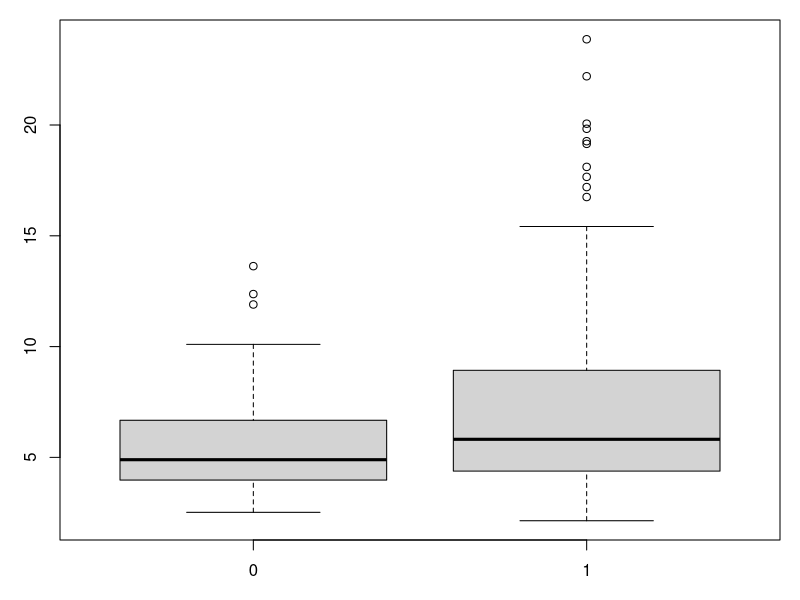
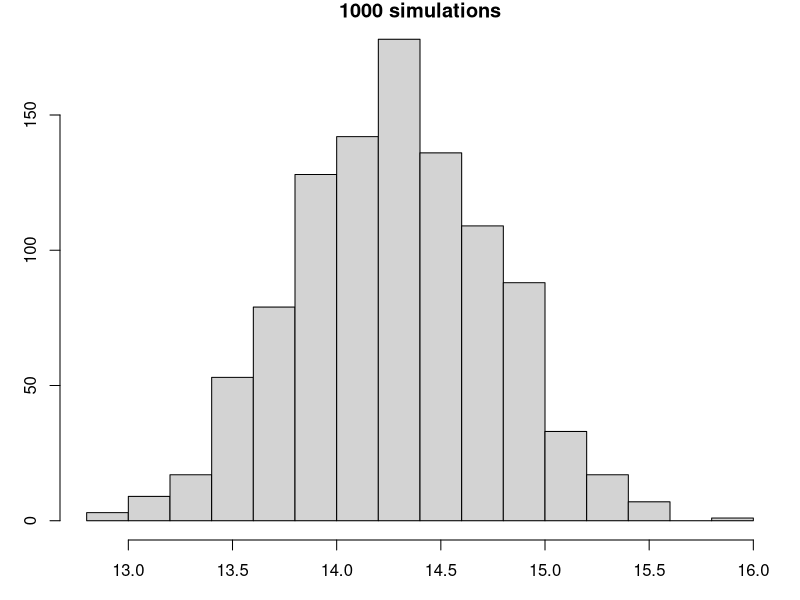
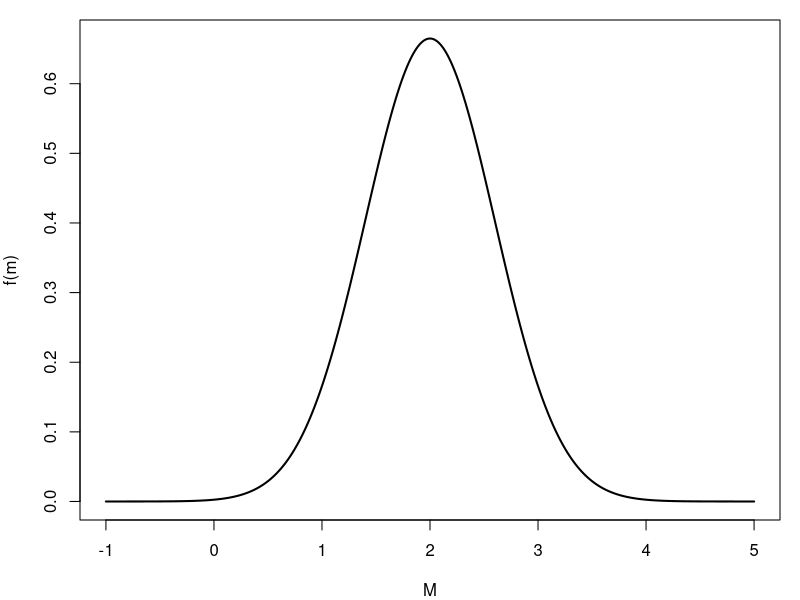
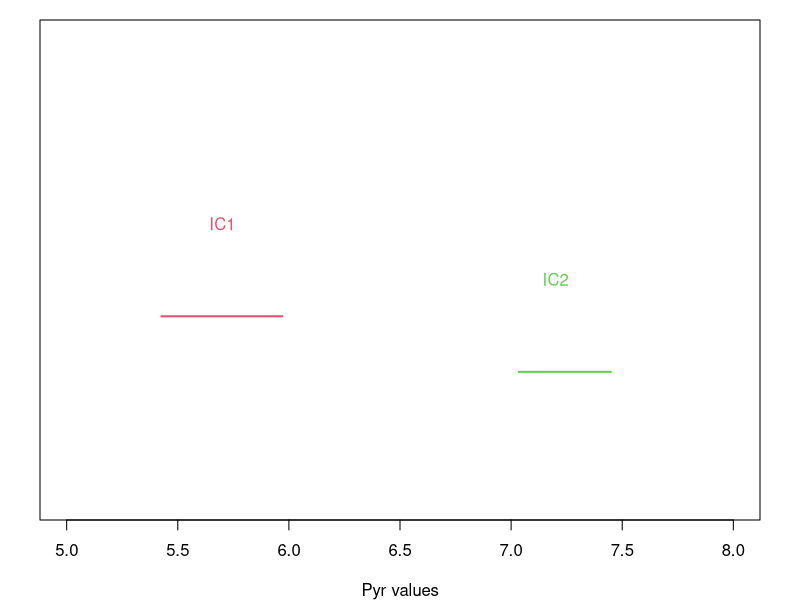
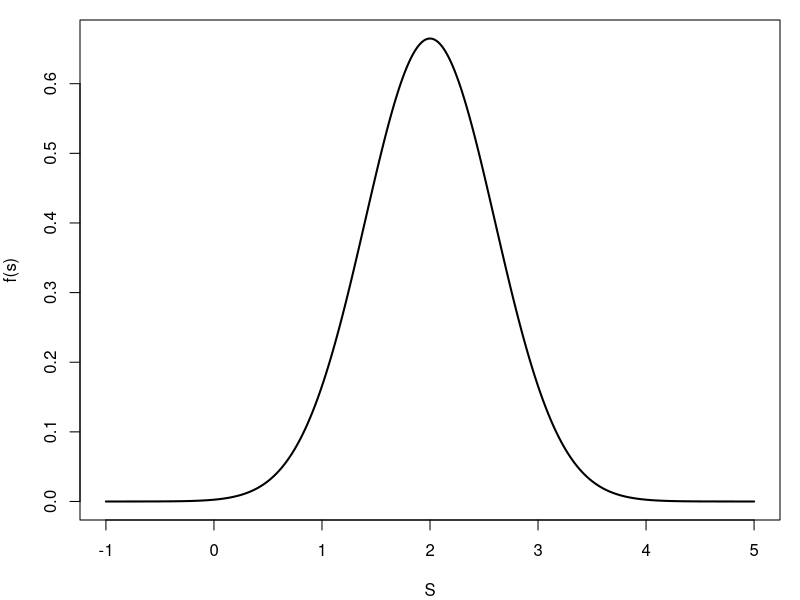
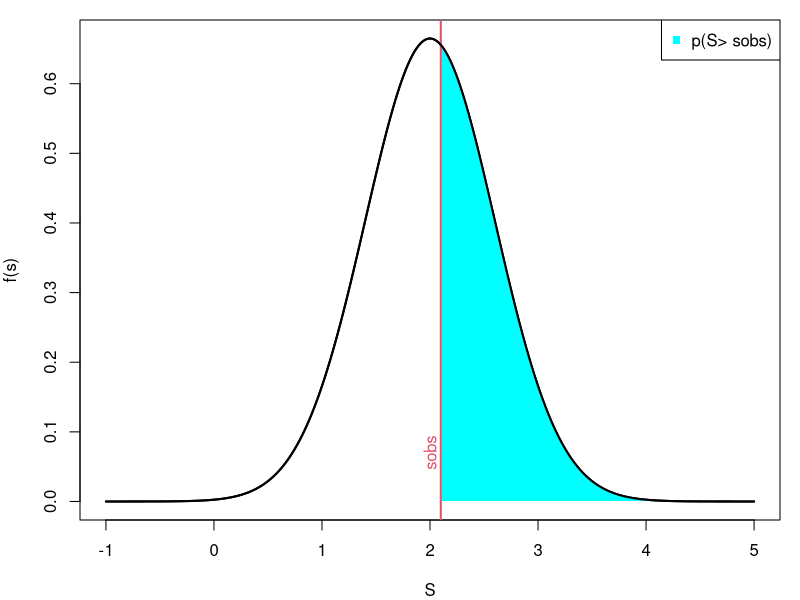
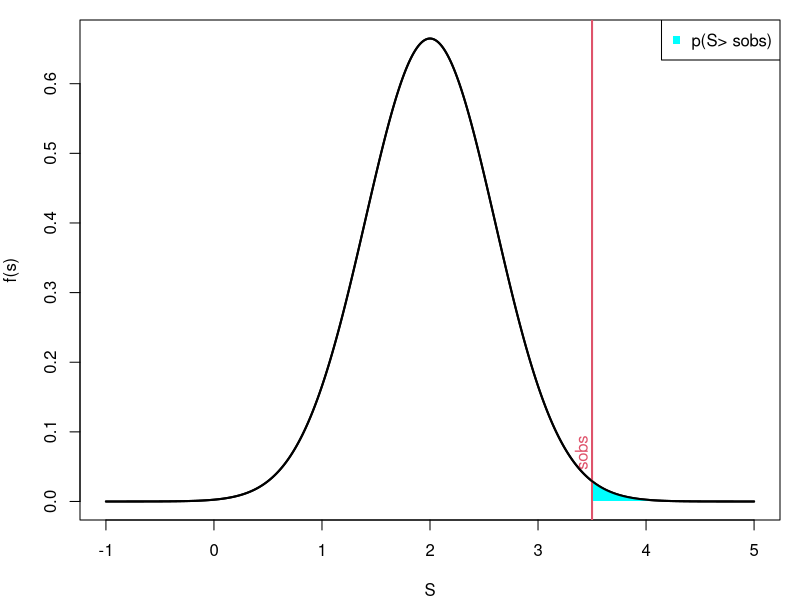
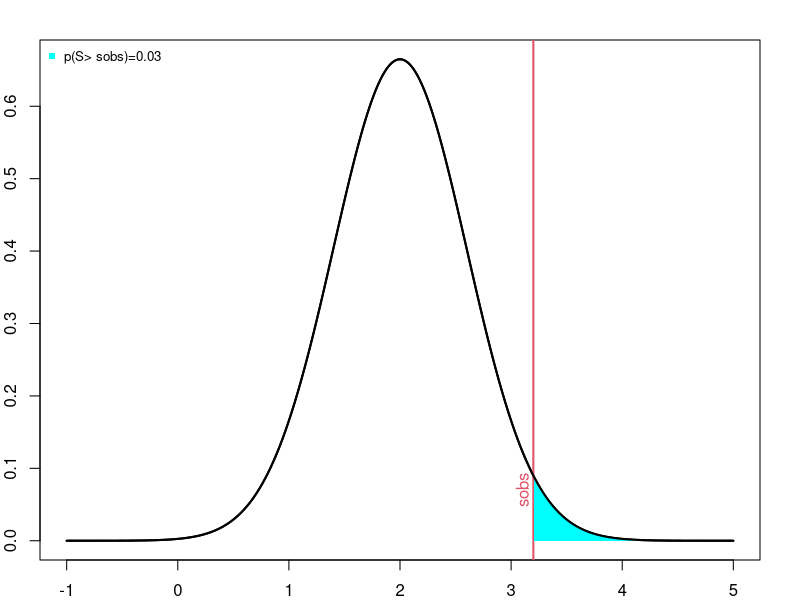

These figures' R source, in order:
## ---- chunk 1
library(knitr)
library(kableExtra)
library(png)
library(grid)
# library(formattable)

options(width = 300)
# options(encoding = 'UTF-8')
knitr::opts_chunk$set(
  fig.width = 7, fig.height = 5, 
  fig.path = 'figures/07_tests_multiples',
  fig.align = "center", 
  size = "tiny", 
  echo = TRUE, eval = TRUE, 
  warning = FALSE, message = FALSE, 
  results = TRUE, comment = "")

options(scipen = 12) ## Max number of digits for non-scientific notation
# knitr::asis_output("\\footnotesize")

## ---- chunk 2
dataMyelom <- read.table("data/myelom.txt", sep="\t", header=T)
dim(dataMyelom)
colnames(dataMyelom)
## ---- chunk 3
str(dataMyelom[,c("diagn", "pyr")])
## ---- chunk 4
table(dataMyelom[,"diagn"])
## ---- chunk 5
ind.sain <- which(dataMyelom[,"diagn"]==0)
pyr0 <- dataMyelom[ind.sain,"pyr"]
## ---- chunk 6
ind.malade <- which(dataMyelom[,"diagn"]==1)
pyr1 <- dataMyelom[ind.malade,"pyr"]
## ---- chunk 7
par(mar=c(3,3,1,1))
boxplot(pyr~diagn, data=dataMyelom)
## ---- chunk 8
by(dataMyelom[,"pyr"], dataMyelom["diagn"], mean)
## ---- chunk 9
by(dataMyelom[,"pyr"], dataMyelom["diagn"], sd)
## ---- chunk 10
nb.simul <- 1000 ; val.mean <- rep(NA, length = nb.simul)
for(i in 1: nb.simul){
  ech <- rnorm(n = 100, mean=14.3, sd = sqrt(24.6)) ;   val.mean[i] <- mean(ech)
}
hist(val.mean,xlab="estimateur de mu", main=paste(nb.simul,"simulations", sep=" "),breaks=20)
## ---- chunk 11
par(mar=c(4,4,1,1))
vx <- seq(-1,5, by=0.01)
vy <- dnorm(vx, mean = 2, sd = 0.6)
plot(vx, vy, type ="l", ylab="f(m)", xlab="M", lwd=2 )
## ---- chunk 12
alpha <- 0.5
borneInf.0 <- mean(pyr0) - qt(1-alpha/2, df=(length(pyr0)-1)) * sqrt(var(pyr0)/length(pyr0)) 
borneSup.0 <- mean(pyr0) + qt(1-alpha/2, df=(length(pyr0)-1)) * sqrt(var(pyr0)/length(pyr0)) 
round(c(borneInf.0, borneSup.0),2)
## ---- chunk 13
borneInf.1 <- mean(pyr1) - qt(1-alpha/2, df=(length(pyr1)-1)) * sqrt(var(pyr1)/length(pyr1)) 
borneSup.1 <- mean(pyr1) + qt(1-alpha/2, df=(length(pyr1)-1)) * sqrt(var(pyr1)/length(pyr1)) 
round(c(borneInf.1, borneSup.1),2)
## ---- chunk 14
par(mar=c(4,2,1,2))
plot(10.5:17.5, 10.5:17.5, type = "n", yaxt="n", ylim = c(16,18.5), ylab="", xlab="Pyr values", xlim=c(5, 8))
segments(borneInf.0,17, borneSup.0, 17, lwd=2, col = 2)
segments(borneInf.1,16.7, borneSup.1, 16.7, lwd=2, col = 3)
text(5.7,17.5,"IC1", col=2)
text(7.2,17.2,"IC2", col=3)
## ---- chunk 15
par(mar=c(4,4,1,1))
vx <- seq(-1,5, by=0.01)
vy <- dnorm(vx, mean = 2, sd = 0.6)
plot(vx, vy, type ="l", ylab="f(s)", xlab="S", lwd=2 )
## ---- chunk 16
par(mar=c(4,4,1,1))
vx <- seq(-1,5, by=0.01)
vy <- dnorm(vx, mean = 2, sd = 0.6)
plot(vx, vy, type ="l", ylab="f(s)", xlab="S", lwd=2 )
abline(v=2.1, col = 2, lwd=2)
text(2, 0.07, "sobs", col=2, srt=90)
  
bons = which(vx > 2.1)
x.bons <- vx[bons]
y.bons <- vy[bons]
  
polycurve <- function(x, y, base.y = min(y), ...) {
polygon(x = c(min(x), x, max(x)), y = c(base.y, y, base.y), ...)
}
  
polycurve(x = x.bons, y=y.bons, base.y = 0, col = 'cyan' , border=NA)
lines(vx,vy, lwd=2)
legend("topright", "p(S> sobs)", pch=15, col="cyan", cex=1)
## ---- chunk 17
par(mar=c(4,4,1,1))
vx <- seq(-1,5, by=0.01)
vy <- dnorm(vx, mean = 2, sd = 0.6)
plot(vx, vy, type ="l", ylab="f(s)", xlab="S", lwd=2 )
abline(v=3.5, col = 2, lwd=2)
text(3.4, 0.07, "sobs", col=2, srt=90)
  
bons = which(vx > 3.5)
x.bons <- vx[bons]
y.bons <- vy[bons]
  
polycurve <- function(x, y, base.y = min(y), ...) {
polygon(x = c(min(x), x, max(x)), y = c(base.y, y, base.y), ...)
}
  
polycurve(x = x.bons, y=y.bons, base.y = 0, col = 'cyan' , border=NA)
lines(vx,vy, lwd=2)
legend("topright", "p(S> sobs)", pch=15, col="cyan", cex=1)
## ---- chunk 18
par(mar=c(2,2,2,2))
vx <- seq(-1,5, by=0.01)
vy <- dnorm(vx, mean = 2, sd = 0.6)
plot(vx, vy, type ="l", ylab="f(s)", xlab="S", lwd=2 )
abline(v=3.2, col = 2, lwd=2)
text(3.1, 0.07, "sobs", col=2, srt=90)
  
bons = which(vx > 3.2)
x.bons <- vx[bons]
y.bons <- vy[bons]
  
polycurve <- function(x, y, base.y = min(y), ...) {
  polygon(x = c(min(x), x, max(x)), y = c(base.y, y, base.y), ...)
}
  
polycurve(x = x.bons, y=y.bons, base.y = 0, col = 'cyan' , border=NA)
lines(vx,vy, lwd=2)
legend("topleft", "p(S> sobs)=0.03", pch=15, col="cyan", cex=0.8, bty="n")
## ---- chunk 19
t.test(pyr~diagn, data=dataMyelom, var.equal=TRUE, alternative="less")
